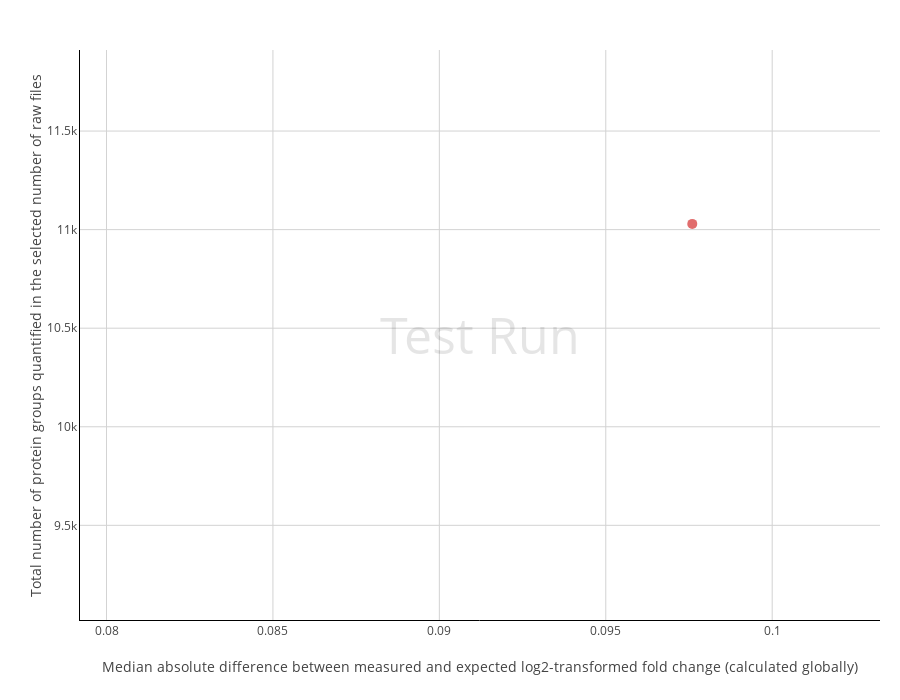
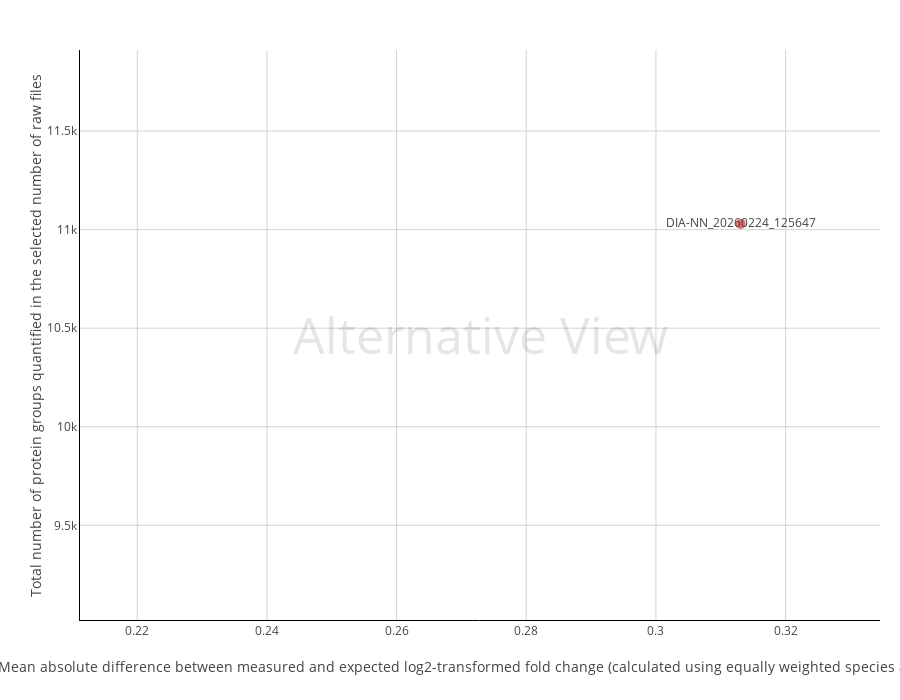

Notebook code for these charts, in order:
### Markdown cell above
## 1. Main Quantification Plot

Create the primary ProteoBench quantification visualization:

### Code cell
# Create the main ProteoBench quantification plot using plot_main_metric
try:
    print("🎨 Generating main ProteoBench quantification plot...")
    
    # Since we don't have a complete module instance here, we'll create a mock one for testing
    # In real usage, you would get this from your module instance
    
    # Reload the module to pick up changes (needed when module classes are modified)
    import importlib
    import proteobench.modules.quant.quant_lfq_proteingroup_DIA_Astral
    importlib.reload(proteobench.modules.quant.quant_lfq_proteingroup_DIA_Astral)
    
    from proteobench.modules.quant.quant_lfq_proteingroup_DIA_Astral import DIAQuantProteingroupModuleAstral
    
    # Create a mock module to get the y_axis_title
    token = "dummy"  # We won't use GitHub features
    mock_module = DIAQuantProteingroupModuleAstral(token=token, use_github=False)
    
    # Check if y_axis_title exists, provide fallback
    y_axis_title = getattr(mock_module, 'y_axis_title', 
                          "Total number of protein groups quantified in the selected number of raw files")
    
    print(f"📌 Mock module y_axis_title: {y_axis_title}")
    
    # Generate the main metric plot using the module's y_axis_title
    fig_main = plot_generator.plot_main_metric(
        benchmark_metrics_df=all_datapoints,
        metric="Median",  # Can be "Median" or "Mean"
        label="None",     # Use "None" for no labels, or try "id" or "software_name" for column-based labels
        mode="Global",    # Can be "Global" or "Species-weighted" 
        annotation="Test Run",
        feature_column_name="nr_feature",
        y_axis_title=y_axis_title,  # Use the module's y_axis_title
    )
    
    # Display the plot
    fig_main.show()
    
    print("✅ Main ProteoBench quantification plot generated successfully!")
    print(f"📊 Y-axis title: {y_axis_title}")
    
    # You can also try different combinations:
    print("\n📊 Generating alternative versions...")
    
    # Mean with Species-weighted approach - using "id" for labels this time
    fig_mean = plot_generator.plot_main_metric(
        benchmark_metrics_df=all_datapoints,
        metric="Mean", 
        mode="Species-weighted",
        label="id",  # Use the "id" column for labels
        annotation="Alternative View",
        feature_column_name="nr_feature",
        y_axis_title=y_axis_title,  # Use the module's y_axis_title
    )
    fig_mean.show()
    
    print("✅ Alternative plots generated successfully!")
    
except Exception as e:
    print(f"❌ Error generating main metric plot: {e}")
    import traceback
    traceback.print_exc()

### Figure 1 — Plotly figure (JSON) as saved in the notebook; plotly's stock layout.template omitted (floating-point values rounded to 4 significant figures)
{"data": [{"hovertext": ["ProteoBench ID: DIA-NN_20260224_125647<br>Software tool: DIA-NN 1.0<br>Comment (private submission): ..."], "marker": {"color": ["#d42f2f"], "showscale": false, "size": [10]}, "mode": "markers", "name": "DIA-NN", "type": "scatter", "x": [0.0976], "y": [11029]}], "layout": {"annotations": [{"font": {"color": "rgba(0,0,0,0.1)", "size": 50}, "showarrow": false, "text": "Test Run", "x": 0.5, "xref": "paper", "y": 0.5, "yref": "paper"}], "autosize": true, "clickmode": "event+select", "height": 700, "margin": {"b": 80, "l": 80, "r": 20, "t": 50}, "xaxis": {"gridcolor": "lightgray", "gridwidth": 1, "linecolor": "black", "range": [0.0792, 0.1032], "showgrid": true, "title": {"text": "Median absolute difference between measured and expected log2-transformed fold change (calculated globally)"}}, "yaxis": {"gridcolor": "lightgray", "gridwidth": 1, "linecolor": "black", "range": [9020.0, 11910.0], "showgrid": true, "title": {"text": "Total number of protein groups quantified in the selected number of raw files"}}}}

### Figure 2 — Plotly figure (JSON) as saved in the notebook; plotly's stock layout.template omitted (floating-point values rounded to 4 significant figures)
{"data": [{"hovertext": ["ProteoBench ID: DIA-NN_20260224_125647<br>Software tool: DIA-NN 1.0<br>Comment (private submission): ..."], "marker": {"color": ["#d42f2f"], "showscale": false, "size": [10]}, "mode": "markers+text", "name": "DIA-NN", "text": ["DIA-NN_20260224_125647"], "type": "scatter", "x": [0.3131], "y": [11029]}], "layout": {"annotations": [{"font": {"color": "rgba(0,0,0,0.1)", "size": 50}, "showarrow": false, "text": "Alternative View", "x": 0.5, "xref": "paper", "y": 0.5, "yref": "paper"}], "autosize": true, "clickmode": "event+select", "height": 700, "margin": {"b": 80, "l": 80, "r": 20, "t": 50}, "xaxis": {"gridcolor": "lightgray", "gridwidth": 1, "linecolor": "black", "range": [0.2112, 0.3346], "showgrid": true, "title": {"text": "Mean absolute difference between measured and expected log2-transformed fold change (calculated using equally weighted species averages)"}}, "yaxis": {"gridcolor": "lightgray", "gridwidth": 1, "linecolor": "black", "range": [9020.0, 11910.0], "showgrid": true, "title": {"text": "Total number of protein groups quantified in the selected number of raw files"}}}}
